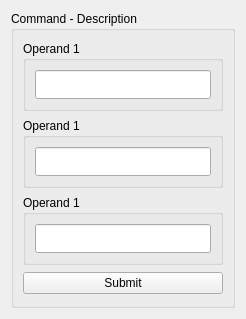
<?xml version="1.0" encoding="UTF-8"?>
<ui version="4.0">
 <class>Science GUI</class>
 <widget class="QWidget" name="Science GUI">
  <property name="geometry">
   <rect>
    <x>0</x>
    <y>0</y>
    <width>246</width>
    <height>319</height>
   </rect>
  </property>
  <property name="windowTitle">
   <string>Science GUI</string>
  </property>
  <layout class="QHBoxLayout" name="horizontalLayout">
   <item>
    <widget class="QGroupBox" name="groupBox_2">
     <property name="sizePolicy">
      <sizepolicy hsizetype="Preferred" vsizetype="Preferred">
       <horstretch>0</horstretch>
       <verstretch>0</verstretch>
      </sizepolicy>
     </property>
     <property name="minimumSize">
      <size>
       <width>0</width>
       <height>0</height>
      </size>
     </property>
     <property name="title">
      <string>Command - Description</string>
     </property>
     <property name="flat">
      <bool>false</bool>
     </property>
     <layout class="QVBoxLayout" name="verticalLayout_3">
      <item>
       <widget class="QGroupBox" name="groupBox_5">
        <property name="sizePolicy">
         <sizepolicy hsizetype="Expanding" vsizetype="Fixed">
          <horstretch>0</horstretch>
          <verstretch>0</verstretch>
         </sizepolicy>
        </property>
        <property name="minimumSize">
         <size>
          <width>150</width>
          <height>70</height>
         </size>
        </property>
        <property name="title">
         <string>Operand 1</string>
        </property>
        <layout class="QVBoxLayout" name="verticalLayout_2">
         <item>
          <widget class="QLineEdit" name="lineEdit_4">
           <property name="sizePolicy">
            <sizepolicy hsizetype="Expanding" vsizetype="Expanding">
             <horstretch>0</horstretch>
             <verstretch>0</verstretch>
            </sizepolicy>
           </property>
           <property name="minimumSize">
            <size>
             <width>0</width>
             <height>0</height>
            </size>
           </property>
          </widget>
         </item>
        </layout>
       </widget>
      </item>
      <item>
       <widget class="QGroupBox" name="groupBox_6">
        <property name="sizePolicy">
         <sizepolicy hsizetype="Expanding" vsizetype="Fixed">
          <horstretch>0</horstretch>
          <verstretch>0</verstretch>
         </sizepolicy>
        </property>
        <property name="minimumSize">
         <size>
          <width>150</width>
          <height>70</height>
         </size>
        </property>
        <property name="title">
         <string>Operand 1</string>
        </property>
        <layout class="QVBoxLayout" name="verticalLayout_4">
         <item>
          <widget class="QLineEdit" name="lineEdit_5">
           <property name="sizePolicy">
            <sizepolicy hsizetype="Expanding" vsizetype="Expanding">
             <horstretch>0</horstretch>
             <verstretch>0</verstretch>
            </sizepolicy>
           </property>
           <property name="minimumSize">
            <size>
             <width>0</width>
             <height>0</height>
            </size>
           </property>
          </widget>
         </item>
        </layout>
       </widget>
      </item>
      <item>
       <widget class="QGroupBox" name="groupBox_7">
        <property name="sizePolicy">
         <sizepolicy hsizetype="Expanding" vsizetype="Fixed">
          <horstretch>0</horstretch>
          <verstretch>0</verstretch>
         </sizepolicy>
        </property>
        <property name="minimumSize">
         <size>
          <width>150</width>
          <height>70</height>
         </size>
        </property>
        <property name="title">
         <string>Operand 1</string>
        </property>
        <layout class="QVBoxLayout" name="verticalLayout_5">
         <item>
          <widget class="QLineEdit" name="lineEdit_6">
           <property name="sizePolicy">
            <sizepolicy hsizetype="Expanding" vsizetype="Expanding">
             <horstretch>0</horstretch>
             <verstretch>0</verstretch>
            </sizepolicy>
           </property>
           <property name="minimumSize">
            <size>
             <width>0</width>
             <height>0</height>
            </size>
           </property>
          </widget>
         </item>
        </layout>
       </widget>
      </item>
      <item>
       <widget class="QPushButton" name="pushButton_2">
        <property name="text">
         <string>Submit</string>
        </property>
       </widget>
      </item>
     </layout>
    </widget>
   </item>
  </layout>
 </widget>
 <resources/>
 <connections/>
</ui>
